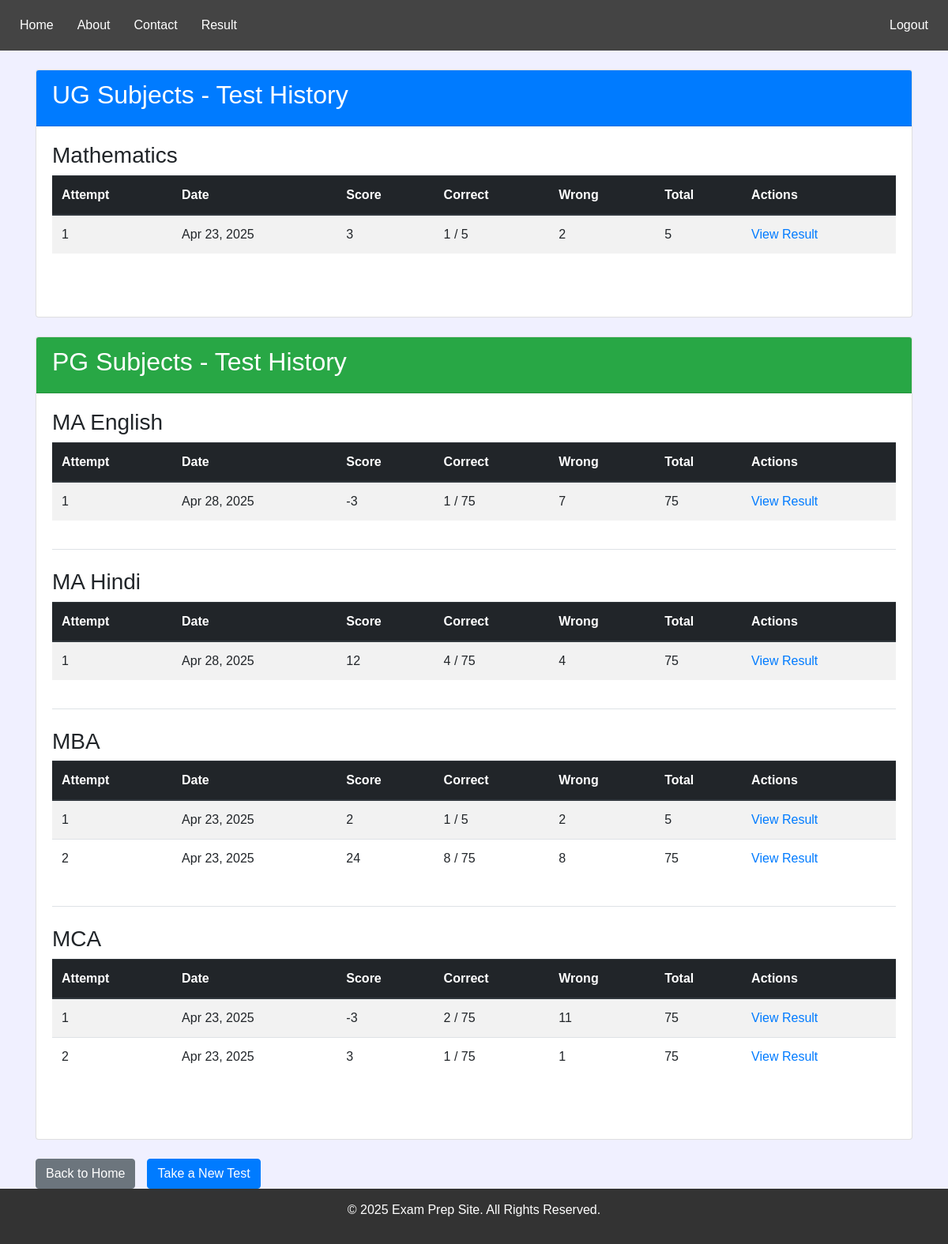
The app's page /results/history/ (signed in) with its own data.
### exam_results/models.py (models this page shows, shortened)
class ResultAnswer(models.Model):
    question_id = models.IntegerField()
    index = models.IntegerField()
    exam_name = models.CharField(max_length=255)
    subject = models.CharField(max_length=255)
    ug_or_pg = models.CharField(max_length=10)
    user = models.ForeignKey(User, on_delete=models.CASCADE)
    is_correct = models.BooleanField(default=False)
    selected_option = models.CharField(max_length=10)
    marks = models.IntegerField()
    created_at = models.DateTimeField(auto_now_add=True)  # automatically set on creation

### exam_results/views.py (the view)
# urls.py: path('history/', views.test_history_view, name='test_history'),
@login_required
def test_history_view(request):
    user = request.user
    attempts_by_subject = defaultdict(list)
    total_attempts = 0
    results = ResultAnswer.objects.filter(user=user).order_by('exam_name', 'index')
    not_attempted = ResultNotAttempt.objects.filter(user=user).order_by('exam_name')
    highest_not_attempted_by_exam = {}
    for entry in not_attempted:
        try:
            data_dict = json.loads(entry.question_indices or '{}')
            if data_dict:
                highest_value = max(data_dict.values())
                exam_name = entry.exam_name
                if exam_name not in highest_not_attempted_by_exam or highest_value > highest_not_attempted_by_exam[exam_name]:
                    highest_not_attempted_by_exam[exam_name] = highest_value
        except Exception as e:
            print(f"Error parsing question_indices for {entry.exam_name}: {e}")
    grouped_attempts = {}
    for res in results:
        key = (res.exam_name, res.subject)
        if key not in grouped_attempts:
            grouped_attempts[key] = {
                'questions': [],
                'correct': 0,
                'worng':0,
                'total': 0,
                'score': 0,
                'date': res.created_at,  # using id as fallback for ordering (assumes increasing over time)
                'ug_or_pg':res.ug_or_pg,
            }
        grouped_attempts[key]['questions'].append(res)
        if res.is_correct:
            grouped_attempts[key]['correct'] += 1
        else:
            grouped_attempts[key]['worng'] += 1
        grouped_attempts[key]['score'] += res.marks
        grouped_attempts[key]['total'] = max(highest_not_attempted_by_exam[res.exam_name],res.index)+1
    attempt_number = 1
    for (exam_name, subject), data in grouped_attempts.items():
        try:
            total = int(data.get('total', 0))
            correct = int(data.get('correct', 0))
            score = (correct / total) * 100 if total > 0 else 0
        except (ValueError, TypeError):
            score = 0
        attempts_by_subject[subject].append({
            'attempt_number': (str(exam_name).split('_')[-1]),
            'exam_name': exam_name,
            'date_attempted': data['date'],  # optionally use actual date if available in model
            'score': data['score'],
            'correct_answers': data['correct'],
            'worng_answers': data['worng'],
            'total_questions': data['total'],
            'ug_or_pg':data['ug_or_pg'],
            'id': ResultAnswer.objects.filter(user=user, exam_name=exam_name).first().id  # use this ID for detail view
        })
        attempt_number += 1
        total_attempts += 1
    context = {
        'attempts_by_subject': dict(attempts_by_subject),
        'total_attempts': total_attempts,
    }
    return render(request, 'exam_results/test_history.html', context)

### exam_results/templates/exam_results/test_history.html (shortened to what this page needs)
{% extends 'base.html' %}
{% load static %}
{% block content %}
<div class="container mt-4">
<div class="card mb-4">
    <div class="card-header bg-primary text-white">
        <h2>UG Subjects - Test History</h2>
    </div>
    <div class="card-body">
        {% with found=False %}
            {% for subject, attempts in attempts_by_subject.items %}
                {% if attempts.0.ug_or_pg == 'UG' %}
                    {% with found=True %}
                        <div class="subject-section mb-4">
                            <h3>{{ subject }}</h3>
                            <div class="table-responsive">
                                <table class="table table-striped table-hover">
                                    <thead class="thead-dark">
                                        <tr>
                                            <th>Attempt</th>
                                            <th>Date</th>
                                            <th>Score</th>
                                            <th>Correct</th>
                                            <th>Wrong</th>
                                            <th>Total</th>
                                            <th>Actions</th>
                                        </tr>
                                    </thead>
                                    <tbody>
                                        {% for attempt in attempts %}
                                            <tr>
                                                <td>{{ attempt.attempt_number }}</td>
                                                <td>{{ attempt.date_attempted|date:"M d, Y" }}</td>
                                                <td>{{ attempt.score }}</td>
                                                <td>{{ attempt.correct_answers }} / {{ attempt.total_questions }}</td>
                                                <td>{{ attempt.worng_answers }}</td>
                                                <td>{{ attempt.total_questions }}</td>
                                                <td>
                                                    <a href="{% url 'exam_results:test_result_detail' exam_name=attempt.exam_name subject=subject ug_or_pg=attempt.ug_or_pg %}">
                                                        View Result
                                                    </a>
                                                </td>
                                            </tr>
                                        {% endfor %}
                                    </tbody>
                                </table>
                            </div>
                        </div>
                    {% endwith %}
                {% endif %}
            {% endfor %}
        {% endwith %}
    </div>
</div>
<div class="card mb-4">
    <div class="card-header bg-success text-white">
        <h2>PG Subjects - Test History</h2>
    </div>
    <div class="card-body">
        {% with found=False %}
            {% for subject, attempts in attempts_by_subject.items %}
                {% if attempts.0.ug_or_pg == 'PG' %}
                    {% with found=True %}
                        <div class="subject-section mb-4">
                            <h3>{{ subject }}</h3>
                            <div class="table-responsive">
                                <table class="table table-striped table-hover">
                                    <thead class="thead-dark">
                                        <tr>
                                            <th>Attempt</th>
                                            <th>Date</th>
                                            <th>Score</th>
                                            <th>Correct</th>
                                            <th>Wrong</th>
                                            <th>Total</th>
                                            <th>Actions</th>
                                        </tr>
                                    </thead>
                                    <tbody>
                                        {% for attempt in attempts %}
                                            <tr>
                                                <td>{{ attempt.attempt_number }}</td>
                                                <td>{{ attempt.date_attempted|date:"M d, Y" }}</td>
                                                <td>{{ attempt.score }}</td>
                                                <td>{{ attempt.correct_answers }} / {{ attempt.total_questions }}</td>
                                                <td>{{ attempt.worng_answers }}</td>
                                                <td>{{ attempt.total_questions }}</td>
                                                <td>
                                                    <a href="{% url 'exam_results:test_result_detail' exam_name=attempt.exam_name subject=subject ug_or_pg=attempt.ug_or_pg %}">
                                                        View Result
                                                    </a>
                                                </td>
                                            </tr>
                                        {% endfor %}
                                    </tbody>
                                </table>
                            </div>
                        </div>
                    {% endwith %}
                {% endif %}
            {% endfor %}
        {% endwith %}
    </div>
</div>
    <div class="actions">
        <a href="{% url 'home' %}" class="btn btn-secondary">Back to Home</a>
        <a href="{% url 'exam' %}" class="btn btn-primary">Take a New Test</a>
    </div>
</div>
{% endblock %}

### templates/base.html (shortened to what this page needs)
<!DOCTYPE html>
<html lang="en">
<head>
    {% load static %}
      <link rel="stylesheet" href="https://maxcdn.bootstrapcdn.com/bootstrap/4.0.0/css/bootstrap.min.css">
      <link rel="stylesheet" href="https://use.fontawesome.com/releases/v5.8.2/css/all.css">
</head>
<body>
    {% block navbar %}
    <nav>
        <div class="nav-left">
            <a href="{% url "home" %}">Home</a>
            <a href="{% url "about" %}">About</a>
            <a href="{% url "contact" %}">Contact</a>
            <a href="{% url 'exam_results:test_history' %}">Result</a>
        </div>
        <div class="nav-right">
            {% if user.is_authenticated %}
                <a href="{% url "logout" %}">Logout</a>
            {% else %}
                <a href="{% url "login" %}">Login</a>
                <a href="{% url "users-register" %}">Signup</a>
            {% endif %}
        </div>
    </nav>
    {% endblock navbar %}
    <main>
        {% block content %}{% endblock %}
    </main>
    {% block footer %}
    <footer>
        <p>&copy; 2025 Exam Prep Site. All Rights Reserved.</p>
    </footer>
    {% endblock footer %}
</body>
</html>

### exam_results/templates/exam_results/test_history.html (style rules this page uses)
body { font-family: Arial, sans-serif; margin: 0; padding: 0; background-color: #f0f0ff; }
header, footer { background-color: #333; color: white; text-align: center; padding: 15px 0; }
nav { display: flex; justify-content: space-between; background: #444; padding: 10px; }
.nav-left, .nav-right { display: flex; }
nav a { color: white; text-decoration: none; padding: 10px 15px; }
.subject-section { border-bottom: 1px solid #dee2e6; padding-bottom: 20px; }
.subject-section:last-child { border-bottom: none; }
.actions { display: flex; gap: 15px; margin-top: 20px; }
.actions a { text-decoration: none; }

### records on screen
ResultAnswer: attempts_by_subject "Mathematics"
ResultAnswer: attempt_number "1", date_attempted "Apr 23, 2025", score "3", correct_answers "1", total_questions "5", worng_answers "2"
ResultAnswer: attempts_by_subject "MA English"
ResultAnswer: attempt_number "1", date_attempted "Apr 28, 2025", score "-3", correct_answers "1", total_questions "75", worng_answers "7", attempt_number "2", date_attempted "Apr 23, 2025", score "3", worng_answers "1"
ResultAnswer: attempts_by_subject "MA Hindi", date_attempted "Apr 28, 2025"
ResultAnswer: attempts_by_subject "MBA", date_attempted "Apr 23, 2025"
ResultAnswer: date_attempted "Apr 23, 2025"
ResultAnswer: attempts_by_subject "MCA", date_attempted "Apr 23, 2025"

### other values on screen
{{ attempt.attempt_number }} "1" "1" "2" "1"
{{ attempt.score }} "12" "2" "24" "-3"
{{ attempt.correct_answers }} "4" "1" "8" "2"
{{ attempt.total_questions }} "75" "5" "75" "75"
{{ attempt.worng_answers }} "4" "2" "8" "11"
